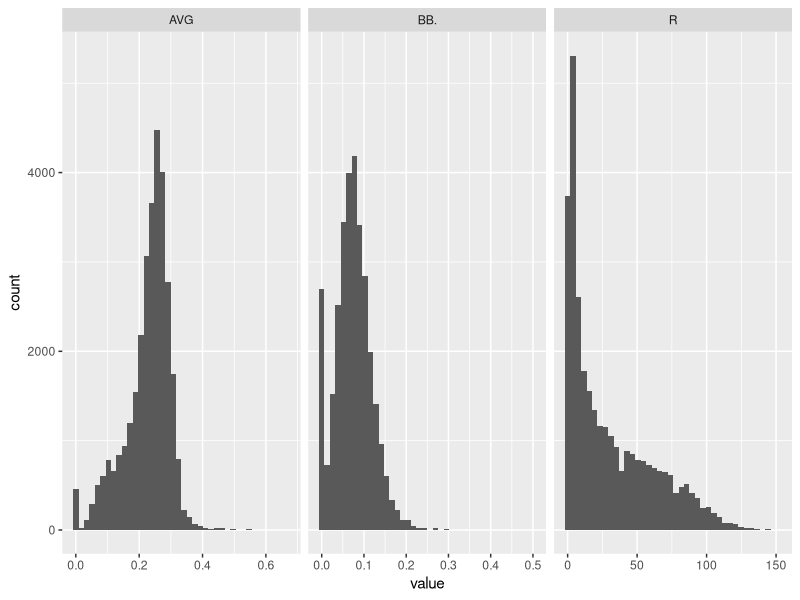

R code for this plot:
# uncomment to install packages if needed
# install.packages("boot")
# install.packages("rlist")

library(boot)
library(ggplot2)
library(tidyr)
library(dplyr)
library(rlist)

# working directory to same directory as script
setwd(dirname(parent.frame(2)$ofile))

# read the data into the data frame baseball
baseball <- read.csv("baseball.csv")
head(baseball)

# plot the distributions, removing the row identifiers
ggplot(gather(subset(baseball, select=-c(Season, Name, Team, NameASCII, PlayerId, MLBAMID))), aes(value)) + 
  geom_histogram(bins = 40) + 
  facet_wrap(~key, scales = 'free_x')

# bootstapped medians of the selected statistics
cols <- c('AVG', 'BB.', 'R')
N <- 5000 # number of bootstrapping replicates

# median function that can take the bootstrapping indices
med <- function(data, indices) {
  d <- data[indices] # lets boot select samples
  return(median(d))
}

# start the clock for benchmarking
t0 <- Sys.time()

boots <- list()
for (i in 1:length(cols)) {
  boots <- list.append(boots, boot(baseball[,cols[i]], med, N))
}

for (i in 1:length(cols)) {
  print(paste("Statistic:",cols[i]))
  print(boots[i])
}

elapsed <- Sys.time() - t0

print("\n\n\nTotal Run Time:")
print(elapsed)
